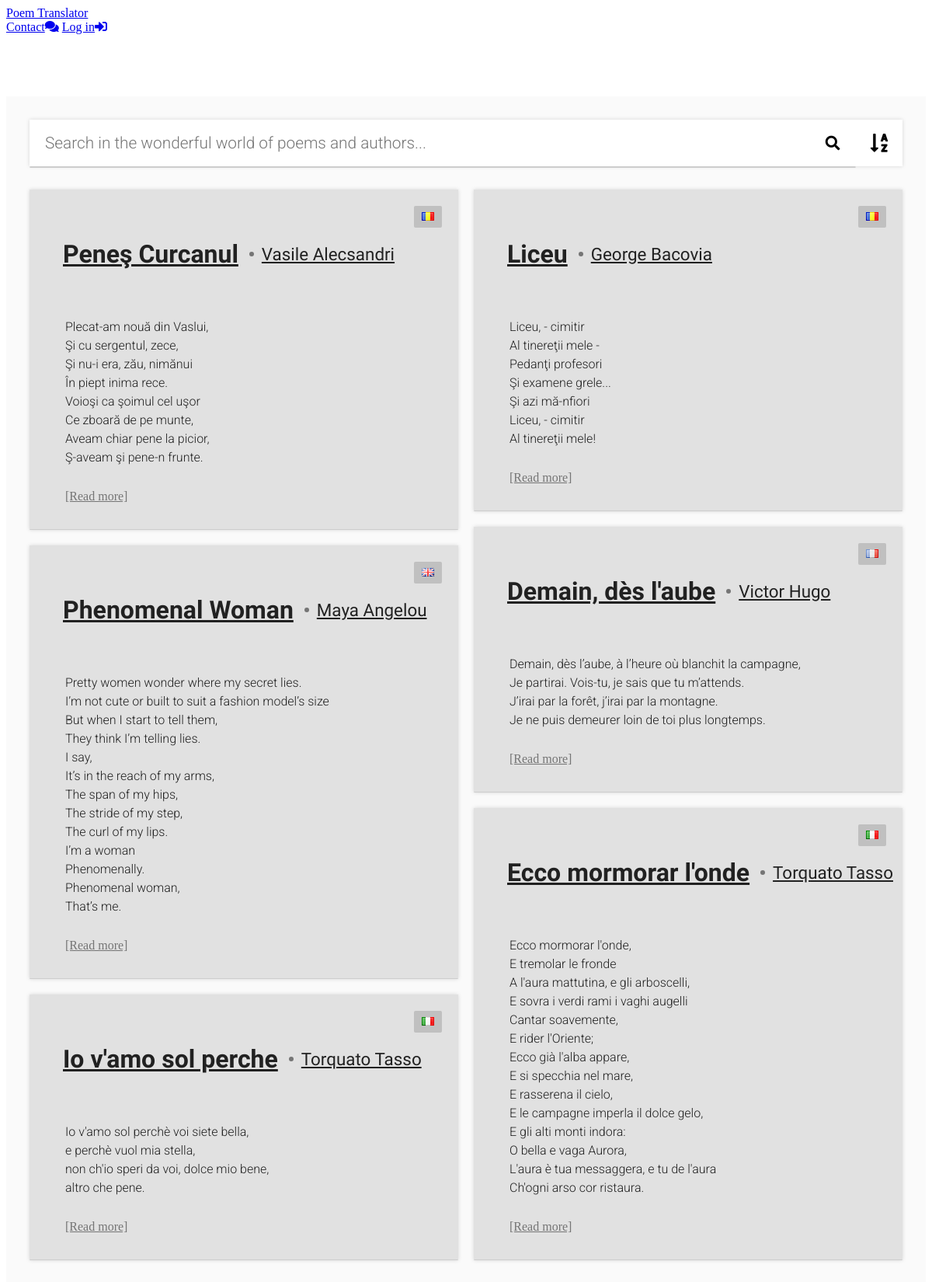
The page / on the database its author committed.
### tables this page shows
CREATE TABLE `poems` (
  `ID` int(11) NOT NULL,
  `TITLE` varchar(75) NOT NULL,
  `ID_AUTHOR` int(11) NOT NULL,
  `LANGUAGE` enum('RO','EN','DE','IT','FR','ES') NOT NULL,
  `ID_STAFF` int(11) NOT NULL
);

CREATE TABLE `authors` (
  `ID` int(11) NOT NULL,
  `NAME` varchar(100) NOT NULL,
  `BIRTH_DATE` int(4) UNSIGNED DEFAULT NULL,
  `DEATH_DATE` int(4) UNSIGNED DEFAULT NULL
);

### libraries/View.php (called while the page is built, shortened)
<?php
class View
{
    public function render($name)
    {
        require_once('views/' . $name . '.php');
    }
}

### controllers/IndexController.php (called while the page is built, shortened)
<?php
require_once('libraries/Session.php');
require_once('models/IndexModel.php');
class IndexController extends Controller
{
    public function __construct()
    {
        $this->model = new IndexModel();
        $this->view->poems = $this->packPoem(
            $this->model->loadPoemsHeader(),
            $this->model->loadPoemsBody()
        );
        $this->view->count = count($this->view->poems);
        $this->view->authors = $this->packAuthors(
            $this->model->loadAuthors()
        );
        $this->view->sort = 'asc';
    }
    public function index() {
        $this->view->render('index/index');
    }
    private function packPoem($headers, $bodies) {
        $poems = [];
        $i = 0;
        foreach ($headers as $header) {
            $poems[$i]['id'] = $header['POEM_ID'];
            $poems[$i]['title'] = $header['POEM_TITLE'];
            $poems[$i]['language'] = ($header['LANGUAGE'] === 'en' ? 'gb' : $header['LANGUAGE']);
            $poems[$i]['link'] = 'poem/' . $header['LANGUAGE'] . '/' .
                                 str_replace(' ', '+', $poems[$i]['title']);
            $poems[$i]['author_name'] = $header['AUTHOR_NAME'];
            $poems[$i]['author_link'] = 'author/' .
                                        str_replace(' ', '+', $poems[$i]['author_name']);
            $poems[$i]['content'] = $bodies[$i];
            $i++;
        }
        return $poems;
    }
    private function packAuthors($authors) {
        $result = [];
        $i = 0;
        foreach ($authors as $author) {
            $result[$i]['id'] = $author['ID'];
            $result[$i]['name'] = $author['NAME'];
            $result[$i]['birth_date'] = $author['BIRTH_DATE'];
            $result[$i]['death_date'] = $author['DEATH_DATE'];
            $result[$i]['full_info'] = $author['NAME'] . ' (' . $author['BIRTH_DATE'] . ' - ' . $author['DEATH_DATE'] . ')';
            $i++;
        }
        return $result;
    }
}

### index.php (called while the page is built)
<?php
require_once('libraries/Application.php');
$app = new Application();

### libraries/Session.php (called while the page is built, shortened)
<?php
class Session
{
    public static function exists($key)
    {
        return isset($_SESSION[$key]) && !empty($_SESSION[$key]);
    }
}

### libraries/Model.php (called while the page is built, shortened)
<?php
require_once('libraries/Database.php');
class Model
{
    function __construct()
    {
        $this->db = new Database();
    }
}

### libraries/Database.php (called while the page is built, shortened)
<?php
class Database extends PDO
{
    public function __construct(
        $username = PT_DB_USERNAME,
        $password = PT_DB_PASSWORD)
    {
        $dsn = 'mysql:host=' . PT_DB_SERVER . ';dbname=' . PT_DB_NAME . ';charset=' . PT_DB_CHARSET;
    }
}

### models/IndexModel.php (called while the page is built, shortened)
<?php
require_once('libraries/Model.php');
class IndexModel extends Model
{
    public function loadPoemsHeader()
    {
        $SQL = 'SELECT p.ID AS POEM_ID, p.ID_AUTHOR AS AUTHOR_ID, p.TITLE AS POEM_TITLE, a.NAME AS AUTHOR_NAME,
                LOWER(p.LANGUAGE) AS LANGUAGE
                FROM poems p
                JOIN authors a ON p.ID_AUTHOR = a.ID';
        $result = [];
        foreach ($this->db->query($SQL) as $row) {
            array_push($result, $row);
        }
        return $result;
    }
}

### views/index/index.php (the view, shortened to what this page needs)
<?php require_once('views/components/meta.php'); ?>
<link rel="stylesheet" href="/public/css/main.css">
<link rel="stylesheet" href="/public/css/flags.min.css">
<?php
if (Session::exists('user_id')) {
    require_once('views/components/header.php');
} else {
    require_once('views/components/header-generic.php');
}
?>
<main>
    <div class="container">
        <section class="main-search">
            <div class="search">
                <input type="text" name="keyword" onkeyup="searchResult(this.value)"
                       placeholder="Search in the wonderful world of poems and authors...">
                <select name="search-result" id="search-result" multiple></select>
                <button type="submit"><i class="fas fa-search"></i></button>
            </div>
            <form action="/" method="GET">
                <button type="submit" class="sort" name="sort" id="sort" value="<?php echo $this->sort; ?>"></button>
            </form>
        </section>
        <section class="main-poems">
            <section>
                <?php for($i = 0; $i < $this->count; $i += 2) : ?>
                    <article>
                        <div class="poem">
                            <h1 class="poem-title">
                                <a href="<?php echo $this->poems[$i]['link']; ?>">
                                    <?php echo $this->poems[$i]['title']; ?>
                                </a>
                            </h1>
                            <h4 class="poem-author">
                                <a href="<?php echo $this->poems[$i]['author_link']; ?>">
                                    <?php echo $this->poems[$i]['author_name']; ?>
                                </a>
                            </h4>
                        </div>
                        <div class="poem-strophe">
                            <pre><?php echo $this->poems[$i]['content']; ?></pre>
                            <a href="<?php echo $this->poems[$i]['link']; ?>" class="poem-read-more">[Read more]</a>
                        </div>
                        <span class="poem-language">
                            <img src="/public/img/flags/blank.gif"
                                 class="flag flag-<?php echo $this->poems[$i]['language']; ?>"
                                 alt="<?php echo $this->poems[$i]['language']; ?>">
                        </span>
                    </article>
                <?php endfor; ?>
            </section>
            <section>
                <?php for($i = 1; $i < $this->count; $i += 2) : ?>
                    <article>
                        <div class="poem">
                            <h1 class="poem-title">
                                <a href="<?php echo $this->poems[$i]['link']; ?>">
                                    <?php echo $this->poems[$i]['title']; ?>
                                </a>
                            </h1>
                            <h4 class="poem-author">
                                <a href="<?php echo $this->poems[$i]['author_link']; ?>">
                                    <?php echo $this->poems[$i]['author_name']; ?>
                                </a>
                            </h4>
                        </div>
                        <div class="poem-strophe">
                            <pre><?php echo $this->poems[$i]['content']; ?></pre>
                            <a href="<?php echo $this->poems[$i]['link']; ?>" class="poem-read-more">[Read more]</a>
                        </div>
                        <span class="poem-language">
                            <img src="/public/img/flags/blank.gif"
                                 class="flag flag-<?php echo $this->poems[$i]['language']; ?>"
                                 alt="<?php echo $this->poems[$i]['language']; ?>">
                        </span>
                    </article>
                <?php endfor; ?>
            </section>
        </section>
    </div>
</main>
</body>
</html>

### libraries/Application.php (shortened to what this page needs)
<?php
require_once('Session.php');
class Application
{
    public function __construct()
    {
        if (isset($_GET['URL'])) {
            $URLs = explode('/', $_GET['URL']);
        } else {
            $URLs[0] = 'index';
        }
        $CustomController = ucwords(strtolower($URLs[0])) . 'Controller';
        if (file_exists("controllers/$CustomController.php")) {
            $this->controller = new $CustomController();
            $count = count($URLs);
            switch ($CustomController) {
                case 'IndexController':
                    if ($count == 2) {
                        $this->useIndexController($URLs);
                        break;
                    } else if ($count == 1) {
                        $this->controller->sort();
                    }
                    break;
            }
            $this->controller->index();
        } else {
            $this->returnError(404);
        }
    }
}

### views/components/meta.php (shortened to what this page needs)
<!DOCTYPE html>
<html lang="en">
<head>
<link rel="stylesheet" href="https://use.fontawesome.com/releases/v5.7.2/css/all.css">
<link rel="stylesheet" href="<?php echo PT_DOMAIN; ?>/public/css/reset.css">
<link rel="stylesheet" href="<?php echo PT_DOMAIN; ?>/public/css/style.css">
<link rel="stylesheet" href="<?php echo PT_DOMAIN; ?>/public/css/header.css">
<link rel="stylesheet" href="<?php echo PT_DOMAIN; ?>/public/css/footer.css">

### views/components/header-generic.php
</head>
<body>
<header>
    <div class="container">
        <div class="title">
            <a href="<?php echo PT_DOMAIN; ?>">Poem Translator</a>
        </div>
        <nav class="navigation">
            <a class="navigation-link" href="<?php echo PT_DOMAIN; ?>/contact">Contact<i class="fas fa-comments"></i></a>
            <a class="navigation-link" href="<?php echo PT_DOMAIN; ?>/login">Log in<i class="fas fa-sign-in-alt"></i></a>
        </nav>
    </div>
</header>

### public/css/main.css (style rules this page uses)
main { margin-top: 80px; display: flex; flex-direction: row; justify-content: center; }
main .container { background-color: #FAFAFA; width: 100%; max-width: 1600px; padding: 20px; }
main .container .main-search { display: flex; flex-direction: row; margin: 10px; box-shadow: 0 0 5px rgba(0, 0, 0, 0.15); }
main .container .main-search .search, main .container .main-search .filter, main .container .main-search .sort { height: 60px; border: 0; font-family: "Roboto", sans-serif; font-weight: 300; font-size: 1.3em; background-color: #FFFFFF; }
main .container .main-search .search { flex: 4; display: flex; position: relative; }
main .container .main-search .search input { flex: 1; border: 0; font-family: "Roboto", sans-serif; font-weight: 300; font-size: 1em; padding-left: 20px; min-width: 0; width: 100%; }
main .container .main-search .search select { display: block; position: absolute; width: 100%; height: 0; min-height: 0; background-color: #FFFFFF; top: 100%; border: 1px solid #cdcdcd; transition: all 300ms ease-in-out; z-index: 2; }
main .container .main-search .search button { width: 60px; border: 0; background-color: transparent; cursor: pointer; }
main .container .main-search .search button .fas { font-size: 1.4em; }
main .container .main-search .sort { width: 60px; cursor: pointer; }
main .container .main-poems { display: grid; grid-template-columns: 1fr 1fr; }
main .container .main-poems article { color: #212121; position: relative; box-shadow: 0 0 5px rgba(0, 0, 0, 0.15); border: 1px solid transparent; border-bottom-color: #cdcdcd; cursor: crosshair; margin: 20px 10px; padding: 15px 0 30px 0; background-color: rgba(0, 0, 0, 0.1); }
main .container .main-poems article a { color: #212121; }
main .container .main-poems article .poem { display: flex; flex-direction: row; padding-left: 37px; }
main .container .main-poems article .poem .poem-bookmark, main .container .main-poems article .poem .poem-title, main .container .main-poems article .poem .poem-author { display: flex; justify-content: center; align-items: center; padding: 5px; }
main .container .main-poems article .poem .poem-title { font-family: "Parisienne", cursive; font-weight: bold; font-size: 2.5em; margin-right: 20px; position: relative; }
main .container .main-poems article .poem .poem-title::after { position: absolute; content: ""; width: 6px; height: 6px; background-color: #757575; border-radius: 50%; right: -15px; }
main .container .main-poems article .poem .poem-author { font-family: "Parisienne", cursive; font-weight: normal; font-size: 1.8em; }
main .container .main-poems article .poem-language { position: absolute; top: 20px; right: 20px; background-color: rgba(0, 0, 0, 0.15); border-radius: 2px; padding: 5px 10px; }
main .container .main-poems article .poem-strophe { padding-left: 45px; line-height: 1.5em; }
main .container .main-poems article .poem-strophe pre { font-family: "Roboto", sans-serif; font-weight: 300; }
main .container .main-poems article .poem-strophe .poem-read-more { display: inline-block; padding-top: 10px; color: #757575; }
@media screen and (max-width: 1200px) { main .container .main-poems article .poem .poem-title { font-size: 2em; } }
@media screen and (max-width: 1200px) { main .container .main-poems article .poem .poem-author { font-size: 1.4em; } }

### rows shown on the page
poems: TITLE "Peneş Curcanul", ID_AUTHOR.NAME "Vasile Alecsandri", poems "Plecat-am nouă din Vaslui, Şi cu sergentul, zece, Şi nu-i era, zău, nimănui În piept inima rece. Voioşi ca şoimul cel uşor Ce zboară de pe munte, Aveam chiar pene la picior, Ş-aveam şi pene-n frunte."
poems: TITLE "Phenomenal Woman"
authors: NAME "Maya Angelou"
poems: TITLE "Io v'amo sol perche", ID_AUTHOR.NAME "Torquato Tasso", poems "Io v'amo sol perchè voi siete bella, e perchè vuol mia stella, non ch'io speri da voi, dolce mio bene, altro che pene."
poems: TITLE "Liceu", ID_AUTHOR.NAME "George Bacovia", poems "Liceu, - cimitir Al tinereţii mele - Pedanţi profesori Şi examene grele... Şi azi mă-nfiori Liceu, - cimitir Al tinereţii mele!"
poems: TITLE "Demain, dès l'aube", ID_AUTHOR.NAME "Victor Hugo", poems "Demain, dès l’aube, à l’heure où blanchit la campagne, Je partirai. Vois-tu, je sais que tu m’attends. J’irai par la forêt, j’irai par la montagne. Je ne puis demeurer loin de toi plus longtemps."
poems: TITLE "Ecco mormorar l'onde", ID_AUTHOR.NAME "Torquato Tasso", poems "Ecco mormorar l'onde, E tremolar le fronde A l'aura mattutina, e gli arboscelli, E sovra i verdi rami i vaghi augelli Cantar soavemente, E rider l'Oriente; Ecco già l'alba appare, E si specchia nel mare, E rasserena il cielo, E le campagne imperla il dolce gelo, E gli alti monti indora: O bella e vaga Aurora, L'aura è tua messaggera, e tu de l'aura Ch'ogni arso cor ristaura."
